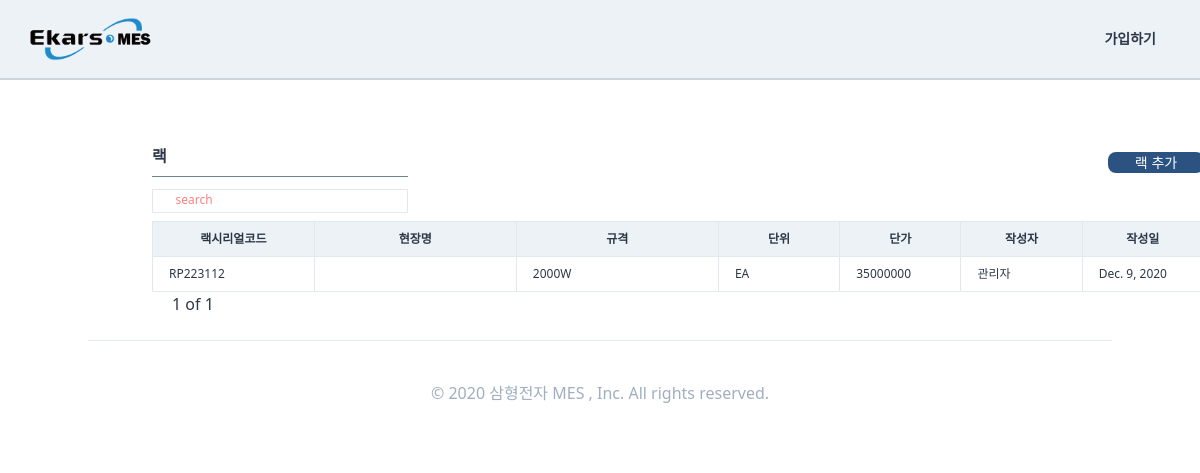
The page /standardinformaiton/rack/ on the database as committed earlier.
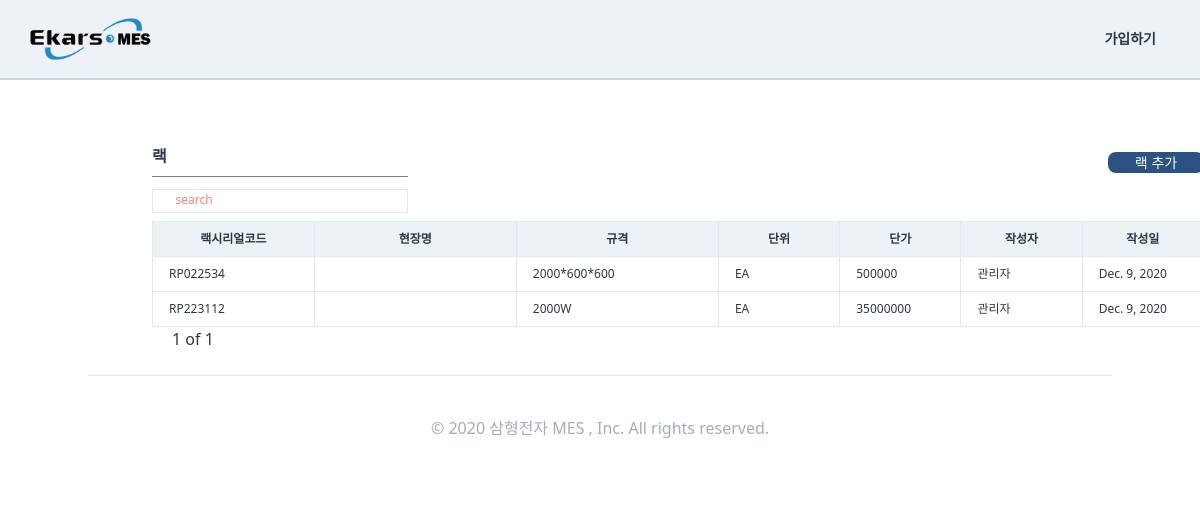
The same page on the database as committed later.
### StandardInformation/models.py (models this page shows, shortened)
class RackProduct(TimeStampedModel):
    작성자 = models.ForeignKey(
        "users.User", related_name="랙제품작성자", on_delete=models.SET_NULL, null=True
    )
    작성일 = models.DateField(auto_now=True, auto_now_add=False)
    랙시리얼코드 = models.CharField(max_length=40, blank=True)
    현장명 = models.CharField(max_length=60, blank=True)
    규격 = models.CharField(max_length=30, blank=True)
    단위 = models.CharField(max_length=30, blank=True)
    단가 = models.IntegerField(null=True, blank=True)
    class Meta:
        verbose_name = "랙제품"
        verbose_name_plural = "랙제품"

### users/models.py (models this page shows, shortened)
class User(AbstractUser, TimeStampedModel):
    부서 = models.ManyToManyField("Part", related_name="user")
    nowPart = models.ForeignKey(
        "Part", related_name="nowuser", on_delete=models.SET_NULL, null=True
    )
    class Meta:
        verbose_name = "사용자"
        verbose_name_plural = "사용자"
    def __str__(self):
        return self.first_name

### StandardInformation/views.py (the view, shortened to what this page needs)
# urls.py: path("rack/", views.RackView.as_view(), name="rack"),
class RackView(ListView):
    model = models.RackProduct
    paginate_by = 6
    paginate_orphans = 2
    ordering = "-created"
    context_object_name = "lists"
    template_name = "Standardinformation/rack.html"
    def get_queryset(self):
        search = self.request.GET.get("search")
        if search is None:
            return super().get_queryset()
    def get(self, request, *args, **kwargs):
        self.object_list = self.get_queryset()
        allow_empty = self.get_allow_empty()
        context = self.get_context_data()
        if (self.request.GET.get("search") is None) or (
            self.request.GET.get("search") == ""
        ):
            context["search"] = "search"
            context["s_bool"] = False
        else:
            context["search"] = self.request.GET.get("search")
            context["s_bool"] = True
        return self.render_to_response(context)

### templates/Standardinformation/rack.html (shortened to what this page needs)
{%extends "orders/ordershome.html"%}
{% load static%}
{%block main_contens%}
<div class="w-11/12 h-full ml-32 -mt-6 pt-12 flex flex-row justify-between">
    <div class="p-6 flex flex-col">
        <div class="flex flex-row justify-between">
            <div class="justify-between ">
                <div class=" border-b w-64 mb-3 font-semibold border-gray-600 pb-2">랙 </div>
            </div>
            <div class="mt-2">
                <a href="{%url 'StandardInformation:rackregister'%}">
                    <div class="btn-link">
                        랙 추가 </div>
                </a>
            </div>
        </div>
        <div class="w-64 border h-6 mb-2">
            <form method="get" action="{%url 'StandardInformation:rack' %}" class="w-full flex ">
                <button class="w-4 h-4 mt-1 ml-1  rounded-xl bg-cover bg-center" style="background-image:url({% static "
                    img/search.png" %});"></button>
                <input name="search" placeholder={{search}}
                    class="ml-1 w-full border-none search-box text-xs font-medium placeholder-red-400 focus: outline-none" />
            </form>
        </div>
        <div class="w-full rounded text-xs">
            <table class="table-fixed w-full">
                <thead>
                    <tr>
                        <th class="border bg-gray-200 px-4 py-2 w-32">랙시리얼코드</th>
                        <th class="border bg-gray-200 px-4 py-2 w-40">현장명</th>
                        <th class="border bg-gray-200 px-4 py-2 w-40">규격</th>
                        <th class="border bg-gray-200 px-4 py-2 w-24 ">단위</th>
                        <th class="border bg-gray-200 px-4 py-2 w-24">단가</th>
                        <th class="border bg-gray-200 px-4 py-2 w-24">작성자</th>
                        <th class="border bg-gray-200 px-4 py-2 w-24">작성일</th>
                    </tr>
                </thead>
                <tbody>
                    {%for list in lists%}
                    <tr>
                        <td class="border px-4 py-2 font-medium hover:text-blue-700 hover:font-bold"><a
                                href="{%url 'StandardInformation:rackdetail' list.pk %}">{{list.랙시리얼코드}}</a></td>
                        <td class="border px-4 py-2">{{list.현장명}}</td>
                        <td class="border px-4 py-2">{{list.규격}}</td>
                        <td class="border px-4 py-2">{{list.단위}}</td>
                        <td class="border px-4 py-2">{{list.단가}}</td>
                        <td class="border px-4 py-2">{{list.작성자}}</td>
                        <td class="border px-4 py-2">{{list.작성일}}</td>
                    </tr>
                    {%endfor%}
                </tbody>
            </table>
            <div class="flex ml-2">
                <span class="mx-3 font-medium  text-base">{{page_obj.number}} of
                    {{page_obj.paginator.num_pages}}</span>
            </div>
        </div>
    </div>
</div>
{%endblock main_contens %}

### templates/orders/ordershome.html (shortened to what this page needs)
{%extends "base.html"%}
{%load static%}
{% block content %}
{%block main_contens%}{%endblock main_contens %}
{%endblock content %}

### templates/base.html (shortened to what this page needs)
{% load static%}
{% load i18n %}
<!DOCTYPE html>
<html lang="en">
<head>
    <link rel="stylesheet" href="https://use.fontawesome.com/releases/v5.11.2/css/all.css">
    <link rel="stylesheet" href="{% static 'css/styles.css'%}">
    <link rel="stylesheet" href="{% static 'css/mystyles.css'%}">
    <link rel="stylesheet" href="//code.jquery.com/ui/1.12.1/themes/base/jquery-ui.css">
</head>
<body class="text-gray-800 mt-24 font-light">
    <header
        class="container bg-gray-200 max-w-full inset-0 flex items-center justify-between px-6 h-20 border-b-2 border-gray-400 fixed bg-white">
        <div class="flex items-center w-1/3">
            <a href="{% url "core:home"%}"><img class=" h-12" src="{% static 'img/logo.png'%}" /></a>
        </div>
        {% include "partials/navigation.html"%}
    </header>
    {% block content %}
    {% endblock %}
</body>
{% include "partials/footer.html"%}
</html>

### templates/partials/navigation.html
{% load static%}
<div class="flex items-center text-sm font-medium h-full w-full  flex-raw justify-end">
        {% if user.is_authenticated %}
        <div class="text-right  text-xs h-5">안녕하세요. {{user}}님</div>
        {% if user.lenofpart > 1 %}
        {% for part in user.부서.all %}
        <div
                class="ml-3 border-b-2 border-transparent h-full flex items-center hover:border-gray-600 font-semibold text-xs">
                <a href="{%url "core:parthome" part.pk %}" class="py-10 px-2">
                        {% if part.부서명 == "자재부" %}
                        재고관리
                        {%else%}
                        <script>
                                var parta = "{{ part.부서명 }}";
                                var result = parta.replace("부", '')
                                document.write(result)
                        </script>
                        {% endif %}
                </a></div>
        {% endfor %}
        {% endif %}
        <div class="nav_link font-semibold ml-3"><a href="{%url "users:logout"%}">로그아웃</a></div>
        {% else %}
        <li class="nav_link font-bold"><a href="{%url "users:signup"%}">가입하기</a></li>
        {% endif %}
</div>

### templates/partials/footer.html
{% load i18n %}
<footer class=" h-full container mx-auto text-center py-10 border-t font-medium text-gray-500">
    &copy; {% trans '2020 삼형전자 MES , Inc. All rights reserved.' %}
</footer>

Rows that differ between the two databases and show on the page:
added RackProduct: 랙시리얼코드 "RP022534", 규격 "2000*600*600", 단위 "EA", 단가 "500000", 작성자 "관리자", 작성일 "Dec. 9, 2020"
